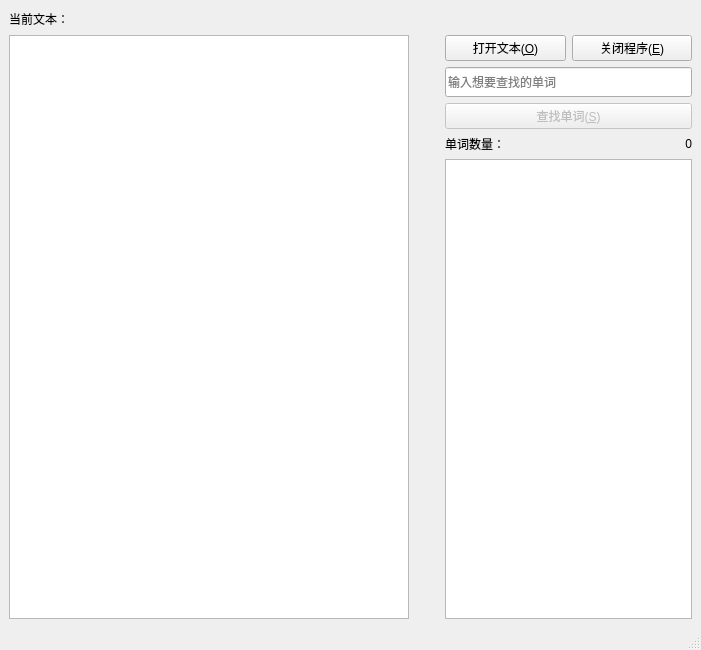
<?xml version="1.0" encoding="UTF-8"?>
<ui version="4.0">
 <class>MainWindow</class>
 <widget class="QMainWindow" name="MainWindow">
  <property name="geometry">
   <rect>
    <x>0</x>
    <y>0</y>
    <width>701</width>
    <height>650</height>
   </rect>
  </property>
  <property name="minimumSize">
   <size>
    <width>701</width>
    <height>400</height>
   </size>
  </property>
  <property name="maximumSize">
   <size>
    <width>701</width>
    <height>850</height>
   </size>
  </property>
  <property name="windowTitle">
   <string>单词查找</string>
  </property>
  <property name="windowIcon">
   <iconset theme=":/QM.ico" resource="images.qrc">
    <normaloff>:/QM.ico</normaloff>:/QM.ico</iconset>
  </property>
  <widget class="QWidget" name="centralwidget">
   <layout class="QGridLayout" name="gridLayout_2">
    <item row="0" column="0">
     <layout class="QGridLayout" name="gridLayout">
      <item row="0" column="0">
       <layout class="QHBoxLayout" name="horizontalLayout_3">
        <item>
         <widget class="QLabel" name="label_2">
          <property name="text">
           <string>当前文本：</string>
          </property>
         </widget>
        </item>
        <item>
         <spacer name="horizontalSpacer">
          <property name="orientation">
           <enum>Qt::Horizontal</enum>
          </property>
          <property name="sizeHint" stdset="0">
           <size>
            <width>308</width>
            <height>20</height>
           </size>
          </property>
         </spacer>
        </item>
       </layout>
      </item>
      <item row="1" column="0">
       <widget class="QTextEdit" name="textOpened">
        <property name="minimumSize">
         <size>
          <width>400</width>
          <height>0</height>
         </size>
        </property>
        <property name="readOnly">
         <bool>true</bool>
        </property>
       </widget>
      </item>
      <item row="1" column="2">
       <layout class="QVBoxLayout" name="verticalLayout">
        <property name="sizeConstraint">
         <enum>QLayout::SetDefaultConstraint</enum>
        </property>
        <item>
         <layout class="QHBoxLayout" name="horizontalLayout">
          <item>
           <widget class="QPushButton" name="BtnOpenFile">
            <property name="text">
             <string>打开文本(&amp;O)</string>
            </property>
           </widget>
          </item>
          <item>
           <widget class="QPushButton" name="BtnClose">
            <property name="text">
             <string>关闭程序(&amp;E)</string>
            </property>
           </widget>
          </item>
         </layout>
        </item>
        <item>
         <widget class="QLineEdit" name="lineWord">
          <property name="minimumSize">
           <size>
            <width>0</width>
            <height>30</height>
           </size>
          </property>
          <property name="placeholderText">
           <string>输入想要查找的单词</string>
          </property>
         </widget>
        </item>
        <item>
         <widget class="QPushButton" name="BtnSearch">
          <property name="enabled">
           <bool>false</bool>
          </property>
          <property name="text">
           <string>查找单词(&amp;S)</string>
          </property>
          <property name="checkable">
           <bool>false</bool>
          </property>
          <property name="checked">
           <bool>false</bool>
          </property>
          <property name="flat">
           <bool>false</bool>
          </property>
         </widget>
        </item>
        <item>
         <layout class="QHBoxLayout" name="horizontalLayout_2">
          <property name="sizeConstraint">
           <enum>QLayout::SetFixedSize</enum>
          </property>
          <item>
           <widget class="QLabel" name="label">
            <property name="text">
             <string>单词数量：</string>
            </property>
           </widget>
          </item>
          <item>
           <widget class="QLabel" name="labNumbers">
            <property name="text">
             <string notr="true">0</string>
            </property>
            <property name="scaledContents">
             <bool>true</bool>
            </property>
            <property name="alignment">
             <set>Qt::AlignRight|Qt::AlignTrailing|Qt::AlignVCenter</set>
            </property>
            <property name="wordWrap">
             <bool>false</bool>
            </property>
           </widget>
          </item>
         </layout>
        </item>
        <item>
         <widget class="QListWidget" name="listLocations">
          <property name="editTriggers">
           <set>QAbstractItemView::DoubleClicked|QAbstractItemView::EditKeyPressed|QAbstractItemView::SelectedClicked</set>
          </property>
          <property name="selectionMode">
           <enum>QAbstractItemView::ExtendedSelection</enum>
          </property>
          <property name="selectionRectVisible">
           <bool>true</bool>
          </property>
         </widget>
        </item>
       </layout>
      </item>
      <item row="1" column="1">
       <spacer name="horizontalSpacer_2">
        <property name="orientation">
         <enum>Qt::Horizontal</enum>
        </property>
        <property name="sizeHint" stdset="0">
         <size>
          <width>40</width>
          <height>20</height>
         </size>
        </property>
       </spacer>
      </item>
     </layout>
    </item>
   </layout>
  </widget>
  <widget class="QMenuBar" name="menubar">
   <property name="geometry">
    <rect>
     <x>0</x>
     <y>0</y>
     <width>701</width>
     <height>25</height>
    </rect>
   </property>
  </widget>
  <widget class="QStatusBar" name="statusbar"/>
 </widget>
 <resources>
  <include location="images.qrc"/>
 </resources>
 <connections>
  <connection>
   <sender>BtnClose</sender>
   <signal>clicked()</signal>
   <receiver>MainWindow</receiver>
   <slot>close()</slot>
   <hints>
    <hint type="sourcelabel">
     <x>707</x>
     <y>106</y>
    </hint>
    <hint type="destinationlabel">
     <x>309</x>
     <y>43</y>
    </hint>
   </hints>
  </connection>
 </connections>
</ui>
